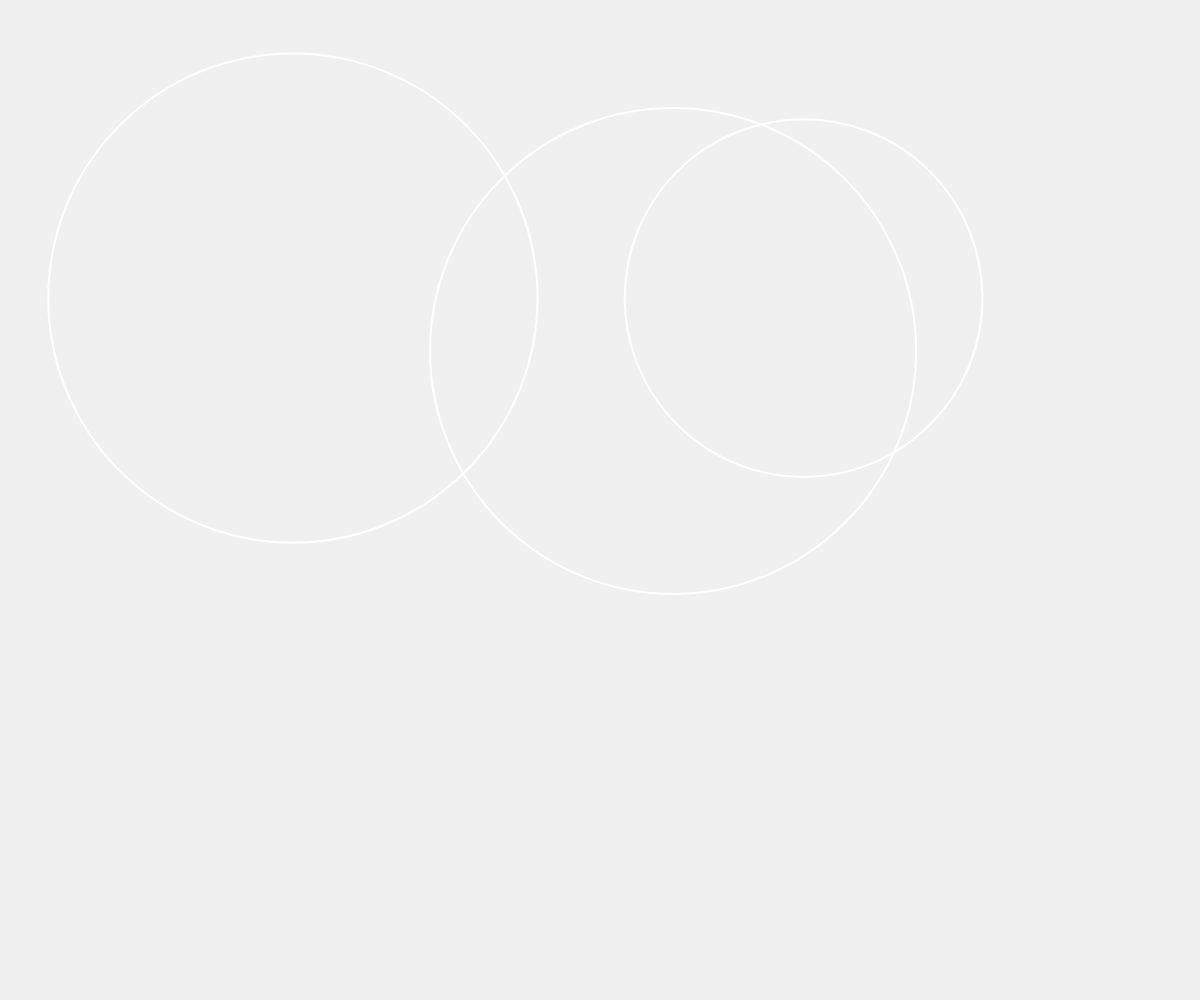
Frame 1 (no input)
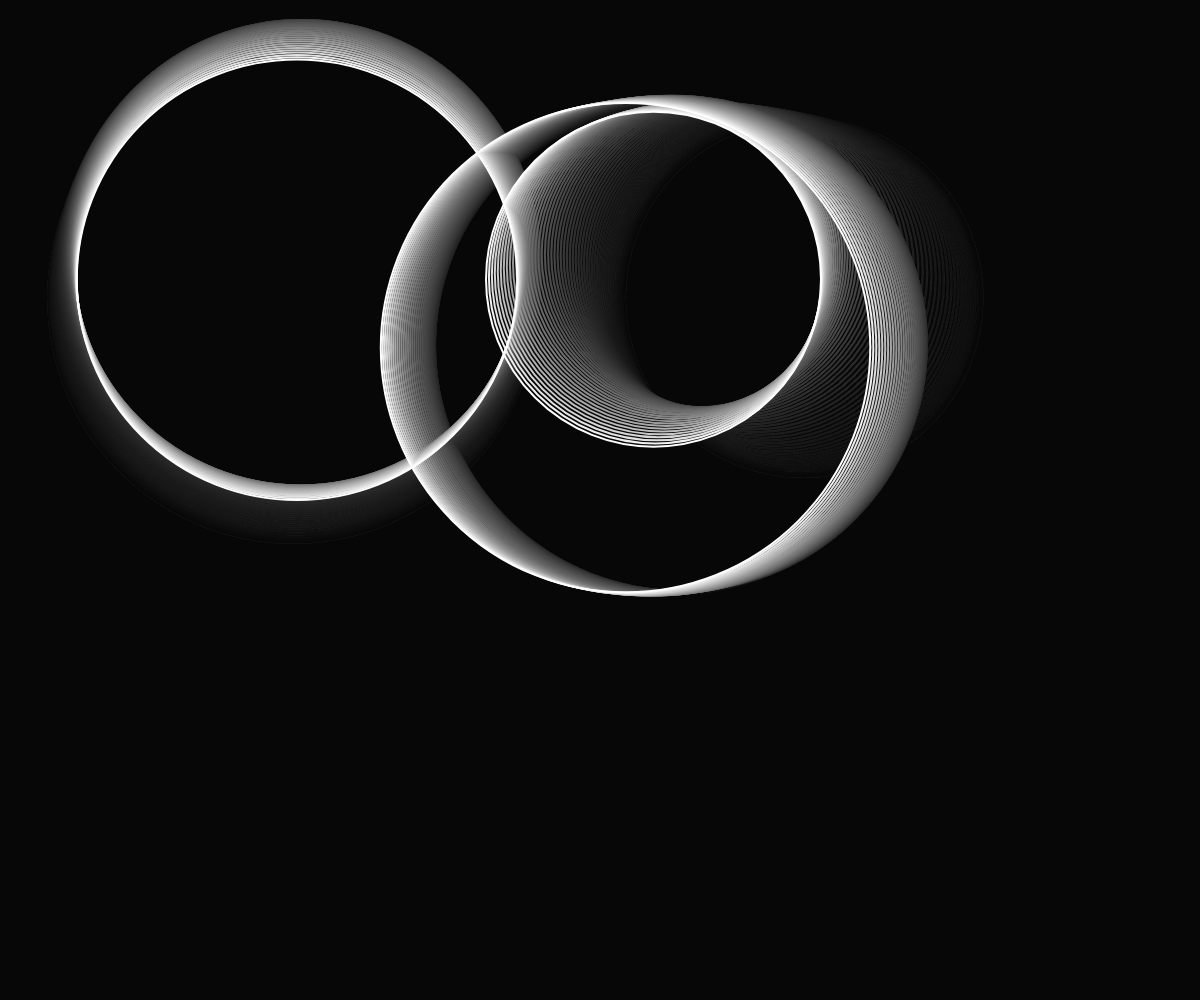
Frame 60 (no input)
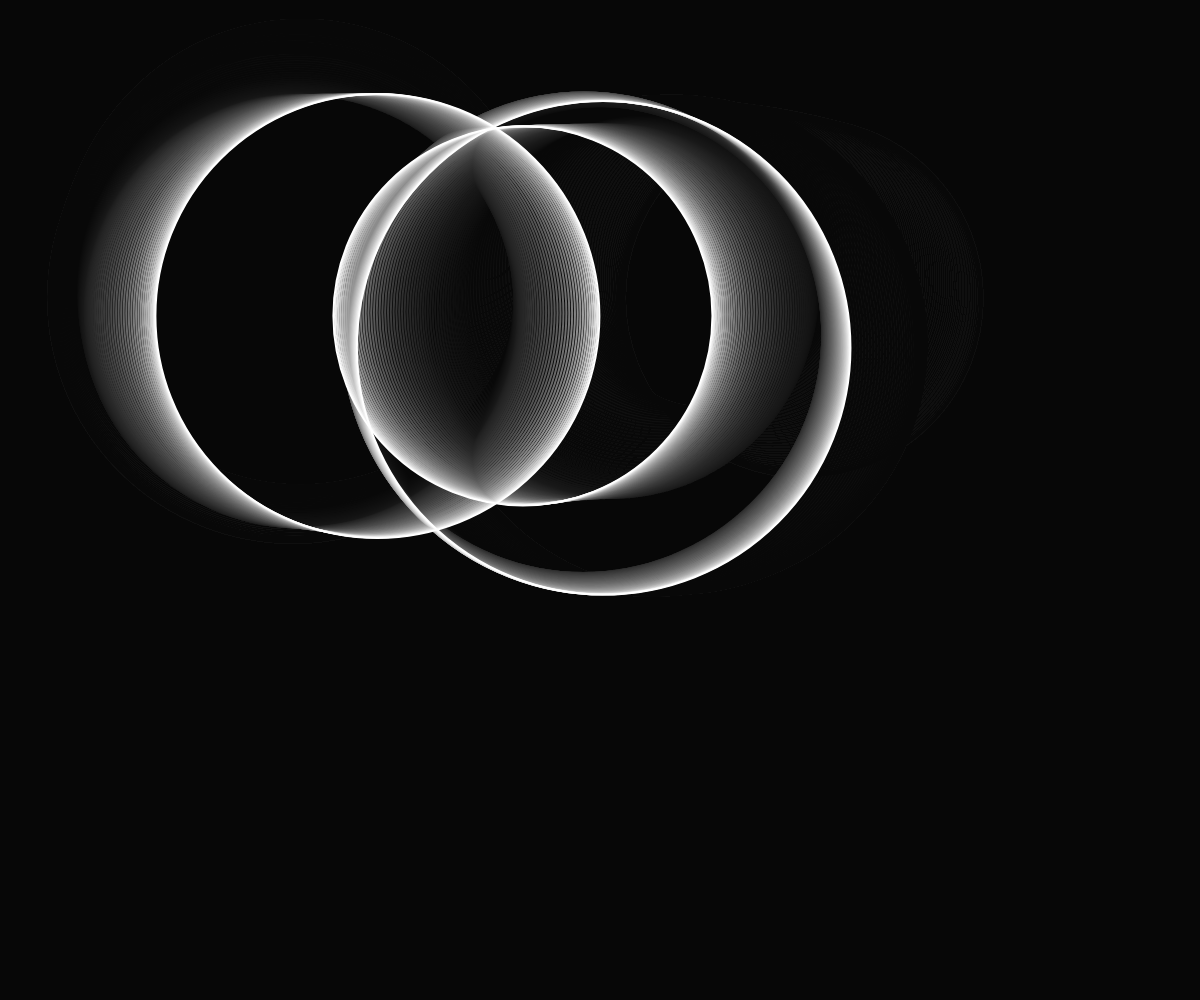
Frame 120 (the mouse pressed at the canvas centre since frame 60)

The p5.js sketch that drew these frames (run headless with seeded random() and noise() and a simulated clock; from frame 60 on, the mouse is pressed at the canvas centre):

// p5.js sketch
// ── sketch.js
let t;
let increment = 0.001; 

function setup() {
  createCanvas(windowWidth, windowHeight);
  strokeWeight(2);
  stroke(255);
  noFill();
  t = 0;
}

function draw() {
  background(0, 15);

  makeCircle(4, 50, 600);

  makeCircle(0, 200, 200)

  makeCircle(100, 200, 1);
}

function makeCircle(xPos, yPos, circleSize) { 
  let x = width * noise(t + xPos);
  let y = height * noise(t + yPos);
  let size = width * noise(t + circleSize);

  ellipse(x, y, size, size);

  t += increment;
}
